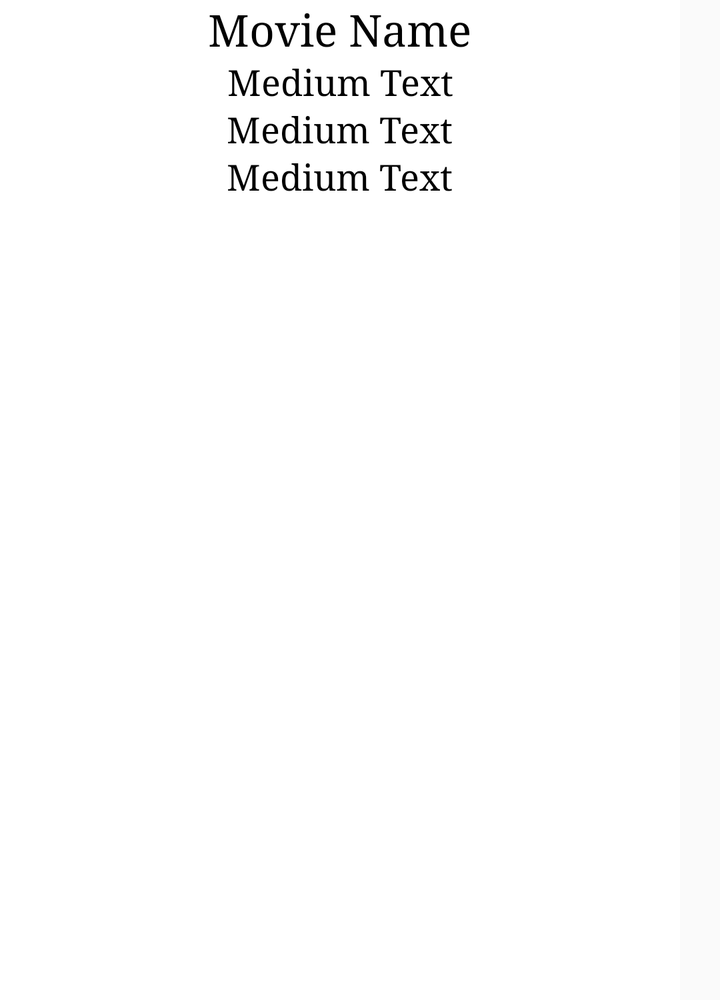
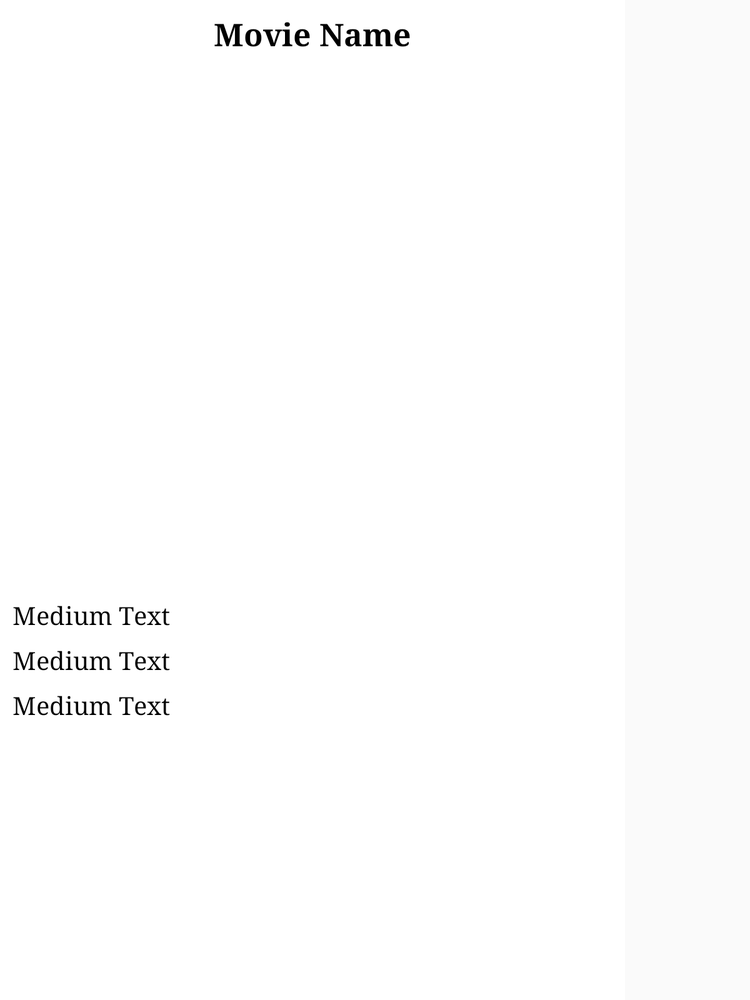

Compare how this app lays out the same screen by default and in its alternative resource folder. The renders come first, then the two layout files and the values they reference.
<!-- AndroidManifest.xml: application theme AppTheme -->
<!-- res/layout/movie_detail.xml -->
<?xml version="1.0" encoding="utf-8"?>
<LinearLayout xmlns:android="http://schemas.android.com/apk/res/android"
    android:layout_width="340dp"
    android:layout_height="500dp"
    android:background="@android:color/white"
    android:orientation="vertical">

    <TextView
        android:id="@+id/tvTitle"
        android:layout_width="wrap_content"
        android:layout_height="wrap_content"
        android:layout_gravity="center_horizontal"
        android:text="Movie Name"
        android:textAppearance="?android:attr/textAppearanceLarge"
        android:textColor="@android:color/black" />

    <ImageView
        android:id="@+id/ivPoster"
        android:layout_width="wrap_content"
        android:layout_height="wrap_content"
        android:layout_gravity="center_horizontal" />

    <ScrollView
        android:layout_width="match_parent"
        android:layout_height="wrap_content">

        <LinearLayout
            android:layout_width="match_parent"
            android:layout_height="match_parent"
            android:orientation="vertical">

            <TextView
                android:id="@+id/tvDesc"
                android:layout_width="wrap_content"
                android:layout_height="wrap_content"
                android:layout_gravity="center_horizontal"
                android:gravity="center"
                android:text="Medium Text"
                android:textAppearance="?android:attr/textAppearanceMedium"
                android:textColor="@android:color/black" />

            <TextView
                android:id="@+id/tvRating"
                android:layout_width="wrap_content"
                android:layout_height="wrap_content"
                android:layout_gravity="center_horizontal"
                android:text="Medium Text"
                android:textAppearance="?android:attr/textAppearanceMedium"
                android:textColor="@android:color/black" />

            <TextView
                android:id="@+id/tvDate"
                android:layout_width="wrap_content"
                android:layout_height="wrap_content"
                android:layout_gravity="center_horizontal"
                android:text="Medium Text"
                android:textAppearance="?android:attr/textAppearanceMedium"
                android:textColor="@android:color/black" />
        </LinearLayout>
    </ScrollView>


</LinearLayout>
<!-- resources referenced by this layout -->
<resources>
  <!-- from res/values-v21/ -->
  <style name="AppTheme" parent="Theme.AppCompat.Light.NoActionBar">
          
          <item name="colorPrimary">@color/my_awesome_color</item>
  
          
          <item name="colorPrimaryDark">@color/my_awesome_darker_color</item>
  
          
          <item name="colorAccent">@color/accent_color</item>
  
          <item name="android:typeface">serif</item>
  
          <item name="android:textColorPrimary">@color/grey_white_1000</item>
          <item name="android:textColorPrimaryInverse">@color/grey_black_1000</item>
          <item name="android:actionMenuTextColor">@color/grey_white_1000</item>
          <item name="android:textColorSecondary">@color/grey_white_1000</item>
  
  
      </style>
  <color name="grey_white_1000">#ffffff</color>
  <color name="grey_black_1000">#000000</color>
</resources>
<!-- res/layout-large/movie_detail.xml (the repository's variant of the layout above) -->
<!-- drawn on a 7-inch tablet held upright -->
<?xml version="1.0" encoding="utf-8"?>
<LinearLayout xmlns:android="http://schemas.android.com/apk/res/android"
    android:layout_width="500dp"
    android:layout_height="800dp"
    android:background="@android:color/white"
    android:orientation="vertical">

    <TextView
        android:id="@+id/tvTitle"
        android:layout_width="wrap_content"
        android:layout_height="wrap_content"
        android:layout_gravity="center_horizontal"
        android:layout_marginTop="10dp"
        android:text="Movie Name"
        android:textAppearance="?android:attr/textAppearanceLarge"
        android:textColor="@android:color/black"
        android:textSize="25sp"
        android:textStyle="bold" />

    <ScrollView
        android:layout_width="match_parent"
        android:layout_height="wrap_content"
        android:layout_marginTop="10dp"
        android:padding="10dp">

        <LinearLayout
            android:layout_width="match_parent"
            android:layout_height="match_parent"
            android:orientation="vertical">

            <ImageView
                android:id="@+id/ivPoster"
                android:layout_width="300dp"
                android:layout_height="400dp"
                android:layout_gravity="center_horizontal"
                android:layout_marginTop="10dp" />

            <TextView
                android:id="@+id/tvRating"
                android:layout_width="wrap_content"
                android:layout_height="wrap_content"
                android:layout_gravity="center_horizontal|left"
                android:layout_marginTop="5dp"
                android:text="Medium Text"
                android:textAppearance="?android:attr/textAppearanceMedium"
                android:textColor="@android:color/black"
                android:textSize="20sp" />

            <TextView
                android:id="@+id/tvDate"
                android:layout_width="wrap_content"
                android:layout_height="wrap_content"
                android:layout_gravity="center_horizontal|left"
                android:layout_marginTop="10dp"
                android:text="Medium Text"
                android:textAppearance="?android:attr/textAppearanceMedium"
                android:textColor="@android:color/black"
                android:textSize="20sp" />

            <TextView
                android:id="@+id/tvDesc"
                android:layout_width="wrap_content"
                android:layout_height="wrap_content"
                android:layout_gravity="center_horizontal|left"
                android:layout_marginTop="10dp"
                android:gravity="left"
                android:text="Medium Text"
                android:textAppearance="?android:attr/textAppearanceMedium"
                android:textColor="@android:color/black"
                android:textSize="20sp" />
        </LinearLayout>
    </ScrollView>


</LinearLayout>
